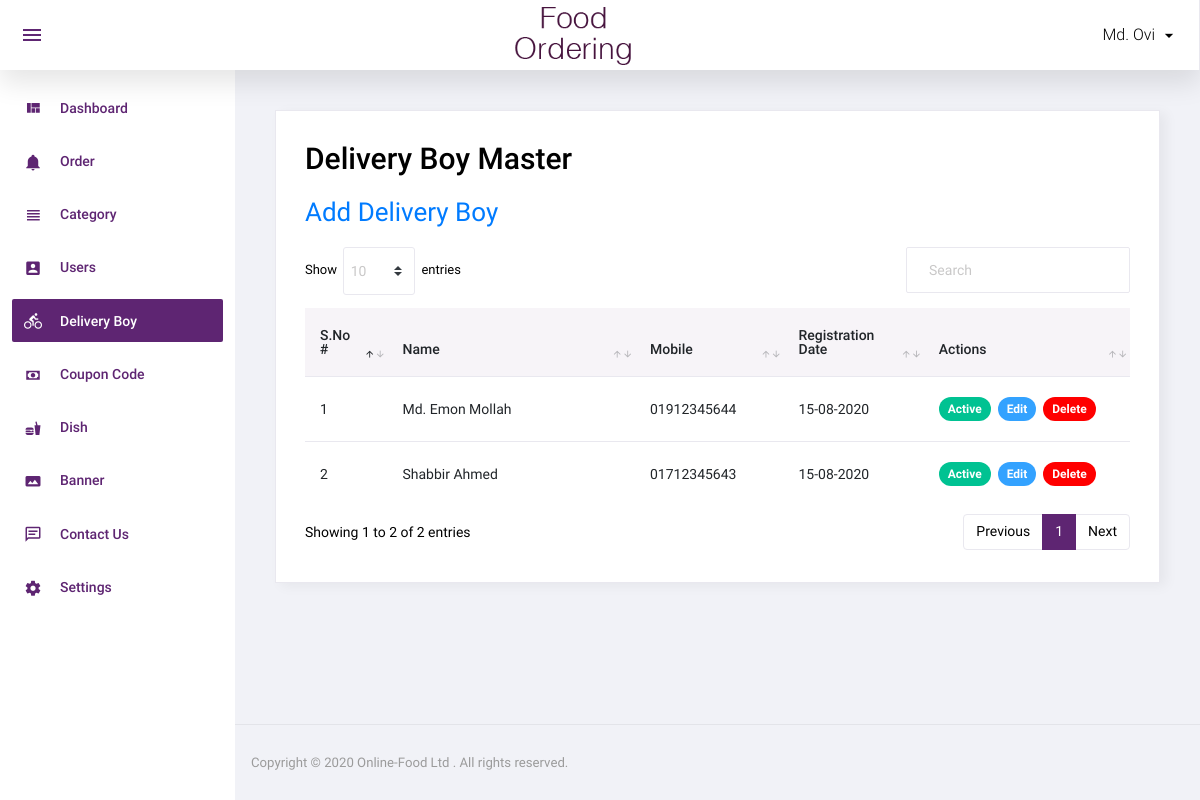
Screenshot of /admin/delivery_boy.php (signed in) with the database file from the repository.
### tables this page shows
CREATE TABLE `delivery_boy` (
  `id` int(11) NOT NULL,
  `name` varchar(100) NOT NULL,
  `mobile` varchar(50) NOT NULL,
  `password` varchar(50) NOT NULL,
  `status` int(11) NOT NULL,
  `added_on` datetime NOT NULL
);

### admin/delivery_boy.php (the view, shortened to what this page needs)
<?php
    include('top.php');
    $sql="SELECT * FROM delivery_boy ORDER BY id DESC";
    $res=mysqli_query($con,$sql);
?>
<div class="card">
            <div class="card-body">
              <h1 class="grid_title">Delivery Boy Master</h1>
              <a href="add_delivery_boy.php" class="add_link">Add Delivery Boy</a>
              <div class="row grid_box">
                <div class="col-12">
                  <div class="table-responsive">
                    <table id="order-listing" class="table">
                      <thead>
                        <tr>
                            <th width="10%">S.No #</th>
                            <th width="30%">Name</th>
                            <th width="18%">Mobile</th>
                            <th width="17%">Registration Date</th>
                            <th width="25%">Actions</th>
                        </tr>
                      </thead>
                      <tbody>
                      <?php
                        if(mysqli_num_rows($res)>0) {
                           $i=1;
                           while($row=mysqli_fetch_assoc($res)){
                      ?>
                                <tr>
                                    <td><?php echo $i++;?></td>
                                    <td><?php echo $row['name'];?></td>
                                    <td><?php echo $row['mobile'];?></td>
                                    <td>
                                        <?php
                                            $dateScond=strtotime($row['added_on']);
                                            echo date('d-m-Y',$dateScond);
                                        ?>
                                    </td>
                                    <td>
                                        <?php
                                            if($row['status']==1){
                                        ?>
                                              <a href="?id=<?php echo $row['id']?>&type=deactive"><span class="badge badge-pill badge-complete active_clr">Active</span></a>&nbsp;
                                        <?php
                                            }else{
                                        ?>
                                                <a href="?id=<?php echo $row['id']?>&type=active"><span class="badge badge-pill badge-complete deactive_clr">Deactive</span></a>&nbsp;
                                        <?php
                                            }
                                        ?>
                                        <a href="add_delivery_boy.php?id=<?php echo $row['id']?>"><span class="badge badge-pill badge-edit edit_clr">Edit</span></a>&nbsp;
                                        <a href="?id=<?php echo $row['id']?>&type=delete"><span class="badge badge-pill badge-danger delete_red">Delete</span></a>
                                    </td>
                                </tr>
                      <?php } } else { ?>
                            <td colspan="5" style="text-align:center;">No Data Found !</td>
                      <?php } ?>
                      </tbody>
                    </table>
                  </div>
				</div>
              </div>
            </div>
          </div>
<?php include('footer.php'); ?>

### rows the page displays
delivery_boy: name "Md. Emon Mollah", mobile "01912345644", added_on "15-08-2020"
delivery_boy: name "Shabbir Ahmed", mobile "01712345643", added_on "15-08-2020"

### other values shown
$_SESSION['ADMIN_NAME'] "Md. Ovi"
